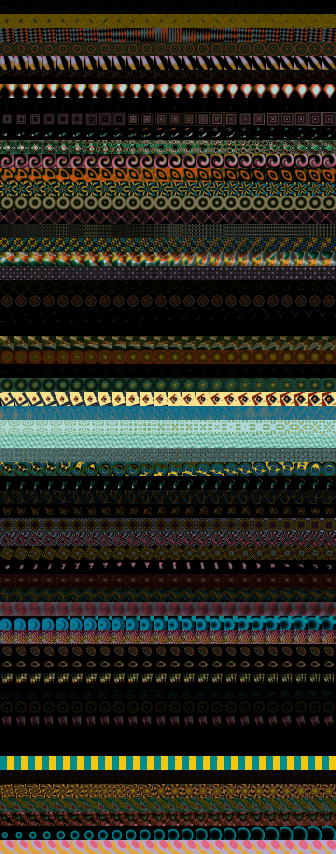
#> input picture assets/pattern-preview-atlas.png, 672 x 1708 px (shown at 1/2 size)
$ python preview_classic08.py
#> lines starting #> are read from the running program, lines starting #| are printed output that depends on the picture
"""Append actual C++ render samples, retaining every existing preview row."""
from pathlib import Path
import subprocess,json
from PIL import Image,ImageDraw
from profile_pattern_library import ASSET,png_bytes
from pack_soukan_preview import pack
root=Path(__file__).resolve().parent.parent
old=Image.open(ASSET).convert('RGB')
#> old is the input picture: PIL image 672x1708 RGB; mean R, G, B 44.6, 44.4, 33.5
assert old.size in [(672,59*28),(672,61*28)]
out=Image.new('RGB',(672,61*28));out.paste(old.crop((0,0,672,59*28)),(0,0))
#> after `out = Image.new('RGB', (672, 61 * 28))`: out: PIL image 672x1708 RGB; every value is 0
#> after `out.paste(old.crop((0, 0, 672, 59 * 28)), (0, 0))`:
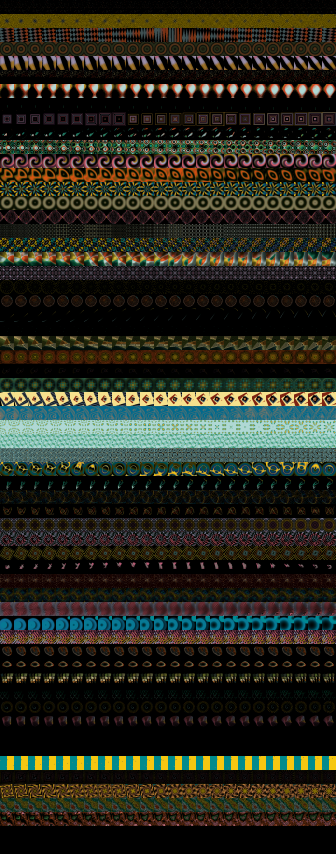
#> out: PIL image 672x1708 RGB (shown at 1/2 size); mean R, G, B 41.2, 41.5, 30.7
sheet=Image.new('RGB',(768,416),'#101016');draw=ImageDraw.Draw(sheet)
#> after `sheet = Image.new('RGB', (768, 416), '#101016')`:
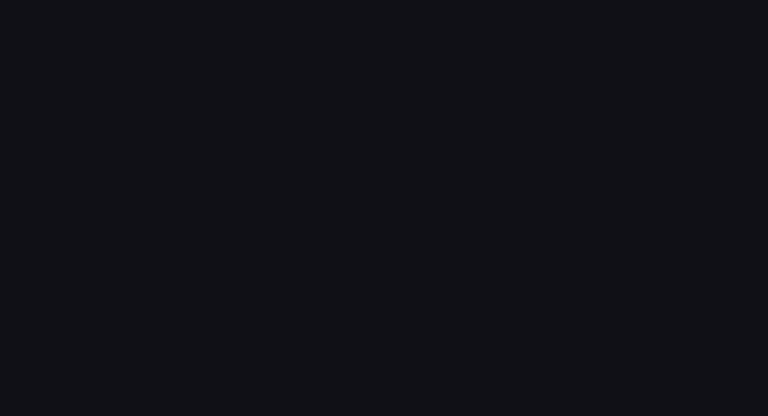
#> sheet: PIL image 768x416 RGB; mean R, G, B 16, 16, 22
for row,v in enumerate((63,64)):
 raw=Path(f'/private/tmp/classic08-{v}.rgb')
#> (the run stopped early here; a loop or call above may not have finished)
